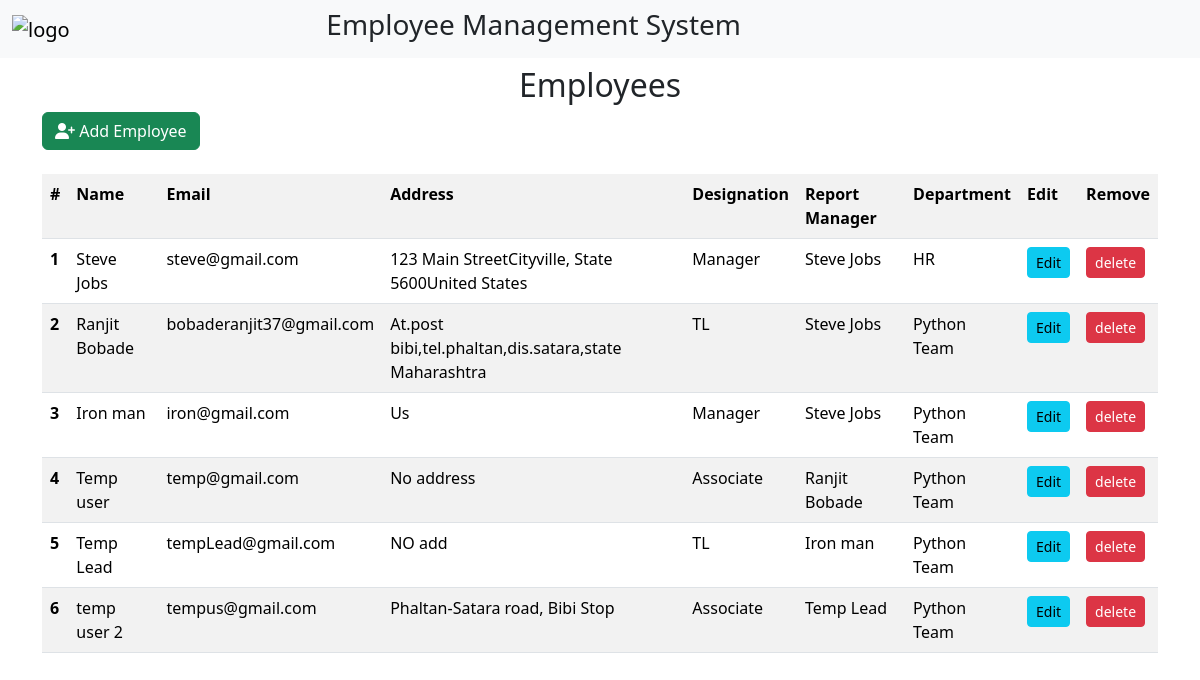
/employees/, run on an earlier commit of the app's database.
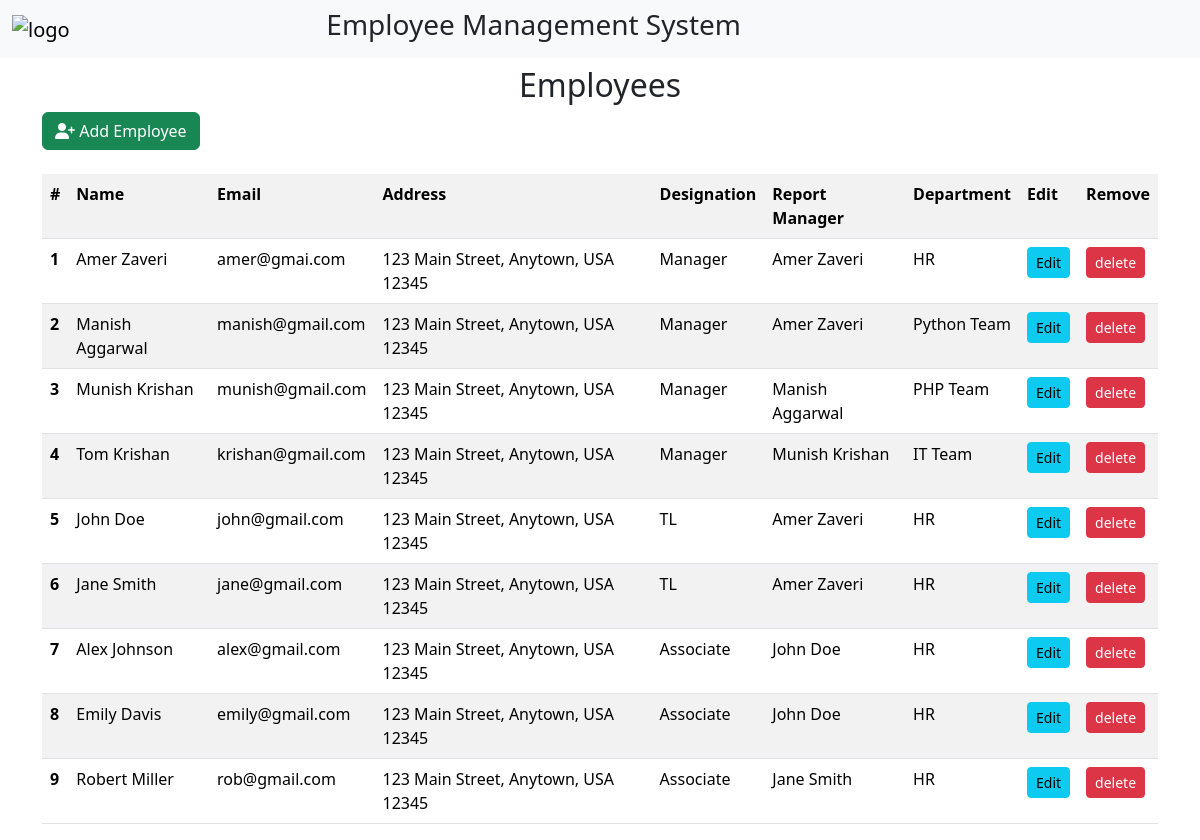
And on a later commit of the database.
### emsApp/models.py (models this page shows)
class Employee(models.Model):
    name = models.CharField(max_length=200)
    email = models.EmailField()
    address = models.TextField()
    DESIGNATION_CHOICES = [
        ('Associate', 'Associate'),
        ('TL', 'Team Lead'),
        ('Manager', 'Manager'),
    ]
    designation = models.CharField(max_length=20, choices=DESIGNATION_CHOICES)
    reporting_manager = models.ForeignKey('self', null=True, blank=True, on_delete=models.SET_NULL)
    department = models.ForeignKey(Department, on_delete=models.CASCADE)
    def __str__(self):
        return self.name

class Department(models.Model):
    name = models.CharField(max_length=200)
    floor = models.IntegerField()
    def __str__(self):
        return self.name

### emsApp/views.py (the view)
# urls.py: path('employees/', views.employees, name="employee"),
def employees(request):
    employees = Employee.objects.all()
    context = {'employees' : employees}
    return render(request,"employees.html", context)

### templates/employees.html
{% extends "base.html" %}
{% block content %}
<div class="container">
    <div class="row">
        <div class="col col-lg-12 m-auto">
            <h2 class="text-center mt-2">Employees</h2>
            <a href="/add/employee/" class="btn btn-success"><i class="fa-solid fa-user-plus"></i> Add Employee</a>
            <table class="table table-striped table-hover mt-4">
                <tr>
                    <th scope="col">#</th>
                    <th scope="col">Name</th>
                    <th scope="col">Email</th>
                    <th scope="col">Address</th>
                    <th scope="col">Designation</th>
                    <th scope="col">Report Manager</th>
                    <th scope="col">Department</th>
                    <th scope="col">Edit</th>
                    <th scope="col">Remove</th>
                </tr>
                {% for employee in employees %}
                <tr>
                    <th>{{forloop.counter}}</th>
                    <td>{{employee.name}}</td>
                    <td>{{employee.email}}</td>
                    <td>{{employee.address}}</td>
                    <td>{{employee.designation}}</td>
                    <td>{{employee.reporting_manager}}</td>
                    <td>{{employee.department}}</td>
                    <td><a href="/edit/employee/{{employee.id}}" class="btn btn-sm btn-info">Edit</a></td>
                    <td><a href="/delete/employee/{{employee.id}}" class="btn btn-sm btn-danger">delete</a></td>
                </tr>
                {% endfor %}
            </table>
        </div>
    </div>
</div>
{% endblock content %}

### templates/base.html (shortened to what this page needs)
<!doctype html>
<html lang="en">
  <head>
    {% load static %}
    <link href="https://cdn.jsdelivr.net/npm/bootstrap@5.3.2/dist/css/bootstrap.min.css" rel="stylesheet">
    <link rel="stylesheet" href="https://cdnjs.cloudflare.com/ajax/libs/font-awesome/6.5.1/css/all.min.css" />
  </head>
  <body>
  {% include "header.html" %}
  {% block content %}
  {% endblock content %}
  </body>
</html>

### templates/header.html (shortened to what this page needs)
<nav class="navbar navbar-expand-lg bg-body-tertiary" style="hight: 20vh;">
  <div class="container-fluid">
    <a class="navbar-brand" href="/"><img src="https://dinerosoftware.com/wp-content/uploads/2018/12/dinero-software-logo.png" alt="logo"></a>
    <div class="collapse navbar-collapse" id="navbarSupportedContent">
        <h3 class="text-right" style="position: relative; left: 35%; transform: translateX(-35%);">Employee Management System</h3>
    </div>
  </div>
</nav>

What changed in the data, as far as the page shows it:
removed Employee: name "Steve Jobs", email "steve@gmail.com", address "123 Main StreetCityville, State 5600United States", designation "Manager", reporting_manager "Steve Jobs", department "HR"
removed Employee: name "Ranjit Bobade", email "bobaderanjit37@gmail.com", address "At.post bibi,tel.phaltan,dis.satara,state Maharashtra", designation "TL", reporting_manager "Steve Jobs", department "Python Team"
removed Employee: name "Iron man", email "iron@gmail.com", address "Us", designation "Manager", reporting_manager "Steve Jobs", department "Python Team"
removed Employee: name "Temp user", email "temp@gmail.com", address "No address", designation "Associate", reporting_manager "Ranjit Bobade", department "Python Team"
removed Employee: name "Temp Lead", email "tempLead@gmail.com", address "NO add", designation "TL", reporting_manager "Iron man", department "Python Team"
removed Employee: name "temp user 2", email "tempus@gmail.com", address "Phaltan-Satara road, Bibi Stop", designation "Associate", reporting_manager "Temp Lead", department "Python Team"
added Employee: name "Amer Zaveri", email "amer@gmai.com", address "123 Main Street, Anytown, USA 12345", designation "Manager", reporting_manager "Amer Zaveri", department "HR"
added Employee: name "Manish Aggarwal", email "manish@gmail.com", address "123 Main Street, Anytown, USA 12345", designation "Manager", reporting_manager "Amer Zaveri", department "Python Team"
added Employee: name "Munish Krishan", email "munish@gmail.com", address "123 Main Street, Anytown, USA 12345", designation "Manager", reporting_manager "Manish Aggarwal", department "PHP Team"
added Employee: name "Tom Krishan", email "krishan@gmail.com", address "123 Main Street, Anytown, USA 12345", designation "Manager", reporting_manager "Munish Krishan", department "IT Team"
added Employee: name "John Doe", email "john@gmail.com", address "123 Main Street, Anytown, USA 12345", designation "TL", reporting_manager "Amer Zaveri", department "HR"
added Employee: name "Jane Smith", email "jane@gmail.com", address "123 Main Street, Anytown, USA 12345", designation "TL", reporting_manager "Amer Zaveri", department "HR"
added Employee: name "Alex Johnson", email "alex@gmail.com", address "123 Main Street, Anytown, USA 12345", designation "Associate", reporting_manager "John Doe", department "HR"
added Employee: name "Emily Davis", email "emily@gmail.com", address "123 Main Street, Anytown, USA 12345", designation "Associate", reporting_manager "John Doe", department "HR"
added Employee: name "Robert Miller", email "rob@gmail.com", address "123 Main Street, Anytown, USA 12345", designation "Associate", reporting_manager "Jane Smith", department "HR"
